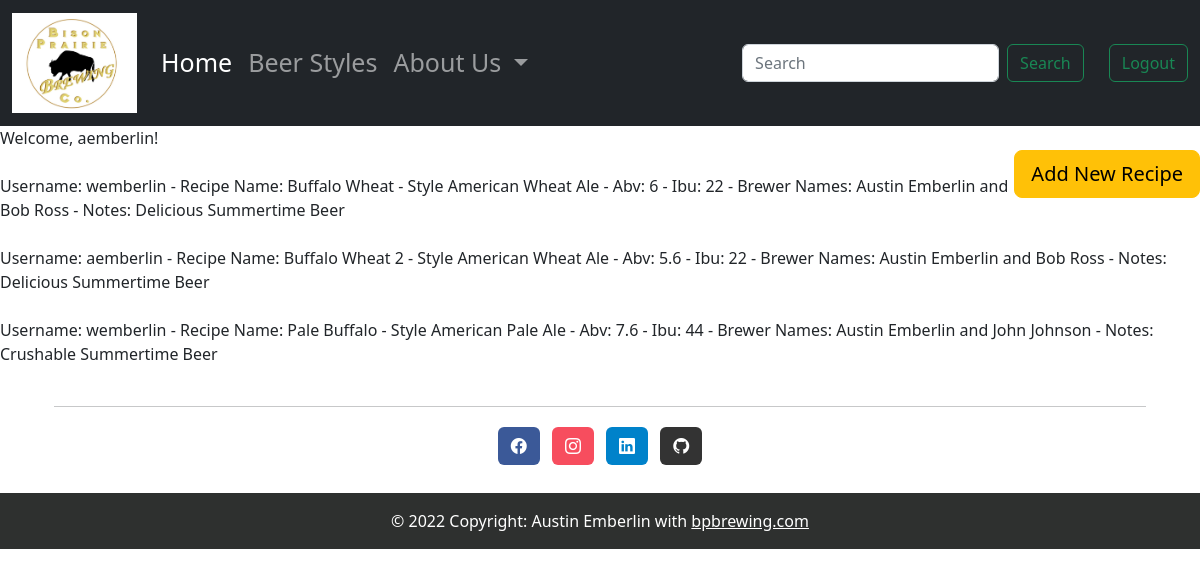
Screenshot of /home.php (signed in) with the database file from the repository.
### tables this page shows
CREATE TABLE `recipes` (
  `id` int(11) NOT NULL,
  `username` varchar(80) NOT NULL,
  `rName` text NOT NULL,
  `Style` text NOT NULL,
  `Abv` float NOT NULL,
  `Ibu` int(3) NOT NULL,
  `BrewerNames` text NOT NULL,
  `Notes` text NOT NULL,
  `Date` date NOT NULL DEFAULT current_timestamp()
);

### home.php (the view, shortened to what this page needs)
<?php
include "submit.php";
?>
<!doctype html>
<html>
    <head>
        <link rel="stylesheet" href="main.css">
    <link href="https://cdn.jsdelivr.net/npm/bootstrap@5.2.1/dist/css/bootstrap.min.css" rel="stylesheet">
    <link rel="stylesheet" href="https://cdn.jsdelivr.net/npm/bootstrap-icons@1.9.1/font/bootstrap-icons.css">
  </head>
<body>
    <nav class="navbar navbar-expand-lg navbar-dark bg-dark">
  <div class="container-fluid">
    <a class="navbar-brand" href="home.php"><img src="photos/BP_Logo.jpg" alt="Logo" width="125" height="100"></a>
    <div class="collapse navbar-collapse" id="navbarSupportedContent">
      <ul class="navbar-nav me-auto mb-2 mb-lg-0">
        <li class="nav-item">
          <a class="nav-link active" aria-current="page" href="home.php">Home</a>
        </li>
        <li class="nav-item">
          <a class="nav-link" href="beerStyles.php">Beer Styles</a>
        </li>
        <li class="nav-item dropdown">
          <a class="nav-link dropdown-toggle" href="about.php" role="button" data-bs-toggle="dropdown" aria-expanded="false">
            About Us
          </a>
        </li>
      </ul>
      <form class="d-flex" role="search">
        <input class="form-control me-2" type="search" placeholder="Search" aria-label="Search">
        <button class="btn btn-outline-success" type="submit">Search</button>
      </form><br>
      <div style="padding-left: 25px;">
      <form class="d-flex" method='post' action="">
            <button class="btn btn-outline-success" type="submit" value="Logout" name="but_logout">Logout</button>
        </form>
        </div>
    </div>
  </div>
</nav>
<?php
echo "Welcome, " . $_SESSION['uname'] . "!";
?>
<br>
<div class="right">
<a type="button" class="btn btn-warning btn-lg" style="float: right;" href="recipeAdd.php">Add New Recipe</a>
</div>
<?php
$sql = "SELECT username, rName, Style, Abv, Ibu, BrewerNames, Notes FROM recipes";
$result = $con->query($sql);
if ($result->num_rows > 0) {
    while($row = $result->fetch_assoc()) {
        echo "<br> Username: ". $row["username"]. " - Recipe Name: ". $row["rName"]. " - Style " . $row["Style"] . " - Abv: ". $row["Abv"]. " - Ibu: ". $row["Ibu"]. " - Brewer Names: ". $row["BrewerNames"]. " - Notes: ". $row["Notes"]. "<br>";
    }
} else {
    echo "0 results";
}
?>
<footer>
  <div class="container p-4 pb-0 text-center"><hr>
    <section class="mb-4">
      <a
        class="btn text-white btn-floating m-1"
        style="background-color: #3b5998;"
        href="#!"
        role="button"
        ><i class="bi bi-facebook"></i>
    </a>
      <a
        class="btn text-white btn-floating m-1"
        style="background-color: #f74d5e;"
        href="#!"
        role="button"
        ><i class="bi bi-instagram"></i>
    </a>
      <a
        class="btn text-white btn-floating m-1"
        style="background-color: #0082ca;"
        href="https://www.linkedin.com/in/wesley-emberlin-1938939b/"
        role="button"
        ><i class="bi bi-linkedin"></i>
    </a>
      <a
        class="btn text-white btn-floating m-1"
        style="background-color: #333333;"
        href="#!"
        role="button"
        ><i class="bi bi-github"></i>
    </a>
    </section>
  </div>
  <div class="text-center p-3 text-white" style="background-color: #2e302f;">
    © 2022 Copyright: Austin Emberlin with
    <a class="text-white" href="https://bpbrewing.com/">bpbrewing.com</a>
  </div>
</footer>
</body>
</html>

### main.css (style rules this page uses)
.container { width:40%; margin:0 auto; }
.right { float: right; }
.navbar-nav { font-size: 25px; }

### rows the page displays
recipes: username "wemberlin", rName "Buffalo Wheat", Style "American Wheat Ale", Abv "6", Ibu "22", BrewerNames "Austin Emberlin and Bob Ross", Notes "Delicious Summertime Beer"
recipes: username "aemberlin", rName "Buffalo Wheat 2", Style "American Wheat Ale", Abv "5.6", Ibu "22", BrewerNames "Austin Emberlin and Bob Ross", Notes "Delicious Summertime Beer"
recipes: username "wemberlin", rName "Pale Buffalo", Style "American Pale Ale", Abv "7.6", Ibu "44", BrewerNames "Austin Emberlin and John Johnson", Notes "Crushable Summertime Beer"

### other values shown
$_SESSION['uname'] "aemberlin"
